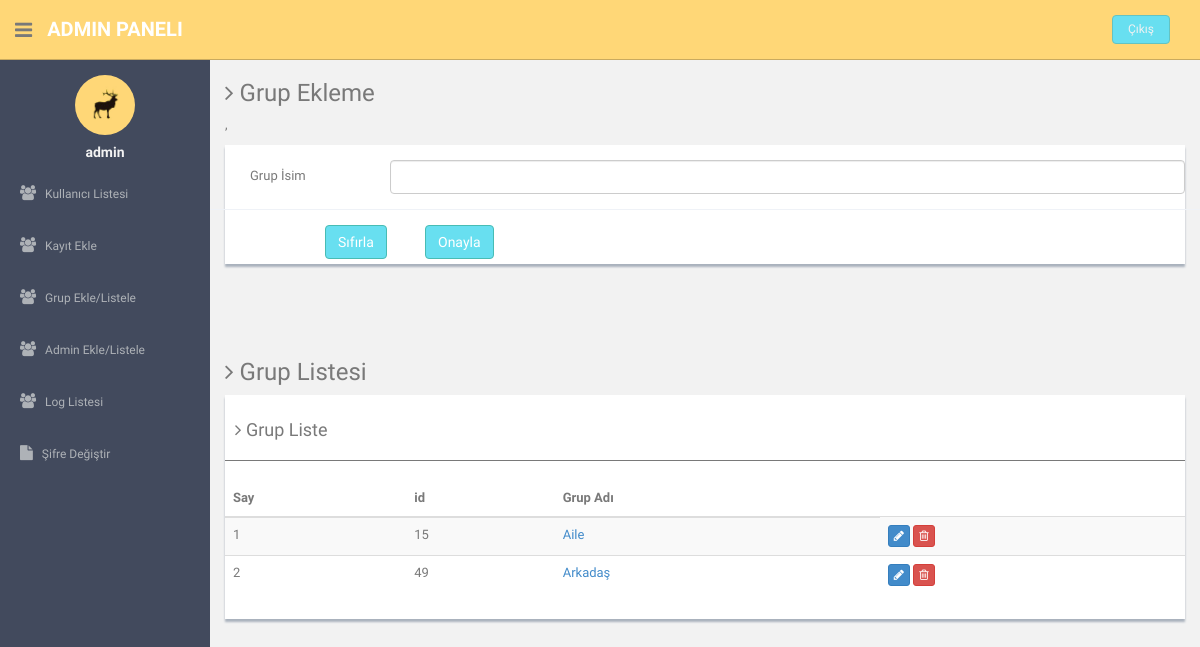
Screenshot of /grupekle.php (signed in) with the database file from the repository.
### tables this page shows
CREATE TABLE `grup` (
  `id` int(11) NOT NULL,
  `grupisim` varchar(255) DEFAULT NULL
);

### grupekle.php (the view, shortened to what this page needs)
<?php session_start();
require_once('dbbaglanti.php');
?>
<!DOCTYPE html>
<html lang="en">
  <head>
    <link href="assets/css/bootstrap.css" rel="stylesheet">
    <link href="assets/font-awesome/css/font-awesome.css" rel="stylesheet" />
    <link href="assets/css/style.css" rel="stylesheet">
    <link href="assets/css/style-responsive.css" rel="stylesheet">
  </head>
  <body>
  <section id="container" >
      <header class="header black-bg">
              <div class="sidebar-toggle-box">
                  <div class="fa fa-bars tooltips" data-placement="right" data-original-title="Toggle Navigation"></div>
              </div>
            <a href="#" class="logo"><b>Admin Paneli</b></a>
            <div class="top-menu">
              <ul class="nav pull-right top-menu">
                    <li><a class="logout" href="cikis.php">Çıkış</a></li>
              </ul>
            </div>
        </header>
      <aside>
          <div id="sidebar"  class="nav-collapse ">
              <ul class="sidebar-menu" id="nav-accordion">
                  <p class="centered"><a href="#"><img src="assets/img/ui-sam.jpg" class="img-circle" width="60"></a></p>
                  <h5 class="centered"><?php echo $_SESSION['login'];?></h5>
              <li class="sub-menu">
                      <a href="kullanicilistesi.php" >
                          <i class="fa fa-users"></i>
                          <span>Kullanıcı Listesi</span>
                      </a>
                  </li>
 <li class="sub-menu">
                      <a href="kayitekle.php" >
                          <i class="fa fa-users"></i>
                          <span>Kayıt Ekle</span>
                      </a>
                  </li>
                   <li class="sub-menu">
                      <a href="grupekle.php" >
                          <i class="fa fa-users"></i>
                          <span>Grup Ekle/Listele</span>
                      </a>
                  </li>
                  <li class="sub-menu">
                      <a href="adminekle.php" >
                          <i class="fa fa-users"></i>
                          <span>Admin Ekle/Listele</span>
                      </a>
                  </li>
                  <li class="sub-menu">
                      <a href="log.php" >
                          <i class="fa fa-users"></i>
                          <span>Log Listesi</span>
                      </a>
                  </li>
                  <li class="sub-menu">
                      <a href="sifredegistir.php">
                          <i class="fa fa-file"></i>
                          <span>Şifre Değiştir</span>
                      </a>
                  </li>
              </ul>
          </div>
      </aside>
      <section id="main-content">
          <section class="wrapper">
            <h3><i class="fa fa-angle-right"></i> Grup Ekleme</h3>,
	        <div class="row">
                  <div class="col-md-12">
                      <div class="content-panel">
                           <form class="form-horizontal style-form" name="form1" method="post" action="" onSubmit="return valid();">
                          <div class="form-group">
                              <label class="col-sm-2 col-sm-2 control-label" style="padding-left:40px;">Grup İsim</label>
                              <div class="col-sm-10">
                                  <input type="text" class="form-control" value=""  name="grupisim" required >
                              </div>
                          </div>
                          <div style="float: left; margin-left:100px;">
                          <input type="reset" name="reset" value="Sıfırla" class="btn btn-theme"></div>
                          <div style="margin-left:200px;">
                          <input type="submit" name="grupekle" value="Onayla" class="btn btn-theme"></div>
                          </form>
                      </div>
                  </div>
              </div>
    </section>
      </section></section>
     <section id="main-content">
          <section class="wrapper">
          	<h3><i class="fa fa-angle-right"></i> Grup Listesi</h3>
				<div class="row">
                  <div class="col-md-12">
                      <div class="content-panel">
                          <table class="table table-striped table-advance table-hover">
	                  	  	  <h4><i class="fa fa-angle-right"></i> Grup Liste </h4>
	                  	  	  <hr>
                              <thead>
                              <tr>
                                  <th>Say</th>
                                  <th>id</th>
                                  <th>Grup Adı</th>
                              </tr>
                              </thead>
                              <tbody>
                              <?php
                              $query = $db->query("select * from grup", PDO::FETCH_ASSOC);
							  $cnt=1;
     						  foreach( $query as $row ){
							  ?>
                              <tr>
                              <td><?php echo $cnt;?></td>
                                  <td><?php echo $row['id'];?></td>
                                  <td><a href="kullanicilistesi.php?grupid=<?php echo $row['id'];?>"><?php echo $row['grupisim'];?></a></td>
                                   <td>
                                     <a href="grupguncelleme.php?uid=<?php echo $row['id'];?>">
                                     <button class="btn btn-primary btn-xs"><i class="fa fa-pencil"></i></button></a>
                                     <a href="grupguncelleme.php?sil=<?php echo $row['id'];?>">
                                     <button class="btn btn-danger btn-xs" onClick="return confirm('Gerçekten Silmek İstiyor Musun ?');"><i class="fa fa-trash-o "></i></button></a>
                                  </td>
                              </tr>
                              <?php $cnt=$cnt+1; }?>
                              </tbody>
                          </table>
                      </div>
                  </div>
              </div>
		</section>
      </section
  >
  </body>
</html>

### assets/css/style.css (style rules this page uses)
body { color: #797979; background: #f2f2f2; font-family: 'Ruda', sans-serif; padding: 0px !important; margin: 0px !important; font-size:13px; }
ul li { list-style: none; }
a, a:hover, a:focus { text-decoration: none; outline: none; }
#container { width: 100%; height: 100%; }
.btn-theme { color: #fff; background-color: #68dff0; border-color: #48bcb4; }
hr { margin-top: 20px; margin-bottom: 20px; border: 0; border-top: 1px solid #797979; }
.centered { text-align: center; }
ul.top-menu > li > .logout { color: #f2f2f2; font-size: 12px; border-radius: 4px; -webkit-border-radius: 4px; border: 1px solid #64c3c2 !important; padding: 5px 15px; margin-right: 15px; background: #68dff0; margin-top: 15px; }
#sidebar { width: 210px; height: 100%; position: fixed; background: #424a5d; }
#sidebar h5 { color: #f2f2f2; font-weight: 700; }
#sidebar ul li { position: relative; }
ul.sidebar-menu , ul.sidebar-menu li ul.sub { margin: -2px 0 0; padding: 0; }
ul.sidebar-menu { margin-top: 75px; }
ul.sidebar-menu li { margin-bottom: 5px; margin-left:10px; margin-right:10px; }
ul.sidebar-menu li.sub-menu { line-height: 15px; }
ul.sidebar-menu li a span { display: inline-block; }
ul.sidebar-menu li a { color: #aeb2b7; text-decoration: none; display: block; padding: 15px 0 15px 10px; font-size: 12px; outline: none; -webkit-transition: all 0.3s ease; -moz-transition: all 0.3s ease; -o-transition: all 0.3s ease; -ms-transition: all 0.3s ease; transition: all 0.3s ease; }
ul.sidebar-menu li a i { font-size: 15px; padding-right: 6px; }
#main-content { margin-left: 210px; }
.header, .footer { min-height: 60px; padding: 0 15px; }
.header { position: fixed; left: 0; right: 0; z-index: 1002; }
.black-bg { background: #ffd777; border-bottom: 1px solid #c9aa5f; }
.wrapper { display: inline-block; margin-top: 60px; padding-left: 15px; padding-right: 15px; padding-bottom: 15px; padding-top: 0px; width: 100%; }
a.logo { font-size: 20px; color: #ffffff; float: left; margin-top: 15px; text-transform: uppercase; }
a.logo b { font-weight: 900; }
#top_menu .nav > li, ul.top-menu > li { float: left; }
ul.top-menu > li > a { color: #666666; font-size: 16px; border-radius: 4px; -webkit-border-radius: 4px; border:1px solid #666666 !important; padding: 2px 6px; margin-right: 15px; }
.sidebar-toggle-box { float: left; padding-right: 15px; margin-top: 20px; }
.sidebar-toggle-box .fa-bars { cursor: pointer; display: inline-block; font-size: 20px; }
.content-panel { background: #ffffff; box-shadow: 0px 3px 2px #aab2bd; padding-top: 15px; padding-bottom: 5px; }
.content-panel h4 { margin-left: 10px; }
label { font-weight: 400; }
.form-horizontal.style-form .form-group { border-bottom: 1px solid #eff2f7; padding-bottom: 15px; margin-bottom: 15px; }
@media (min-width: 768px) { .form-horizontal .control-label { text-align: left; } }

### rows the page displays
grup: id "15", grupisim "Aile"
grup: id "49", grupisim "Arkadaş"

### other values shown
$_SESSION['login'] "admin"
